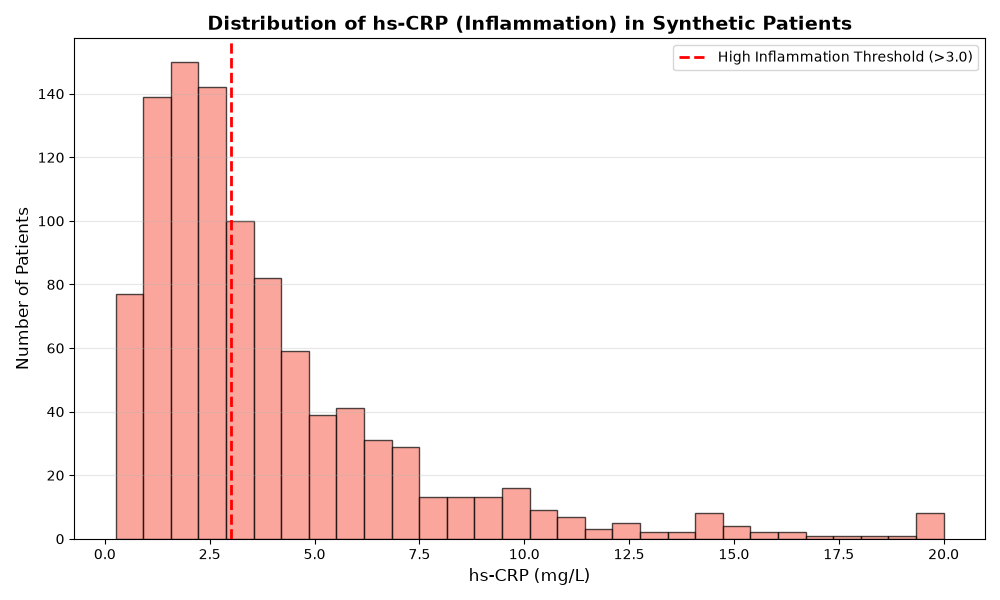

Python code for this plot:
import pandas as pd
import matplotlib.pyplot as plt

# Load the data
df = pd.read_csv('synthetic_dims_data.csv')

# Create the hs-CRP histogram
plt.figure(figsize=(10, 6))
plt.hist(df['hscrp'], bins=30, color='salmon', edgecolor='black', alpha=0.7)

# Add a vertical line for the clinical threshold
# In clinical practice, hs-CRP > 3.0 mg/L is often considered "high risk" for inflammation
plt.axvline(x=3.0, color='red', linestyle='--', linewidth=2, label='High Inflammation Threshold (>3.0)')

# Labels and title
plt.title('Distribution of hs-CRP (Inflammation) in Synthetic Patients', fontsize=14, fontweight='bold')
plt.xlabel('hs-CRP (mg/L)', fontsize=12)
plt.ylabel('Number of Patients', fontsize=12)
plt.legend()
plt.grid(axis='y', alpha=0.3)

# Show the plot
plt.tight_layout()
plt.show()

# Print statistics
print(f"\n📊 hs-CRP Statistics:")
print(f"  Mean:   {df['hscrp'].mean():.2f} mg/L")
print(f"  Median: {df['hscrp'].median():.2f} mg/L")
print(f"  Max:    {df['hscrp'].max():.2f} mg/L")
